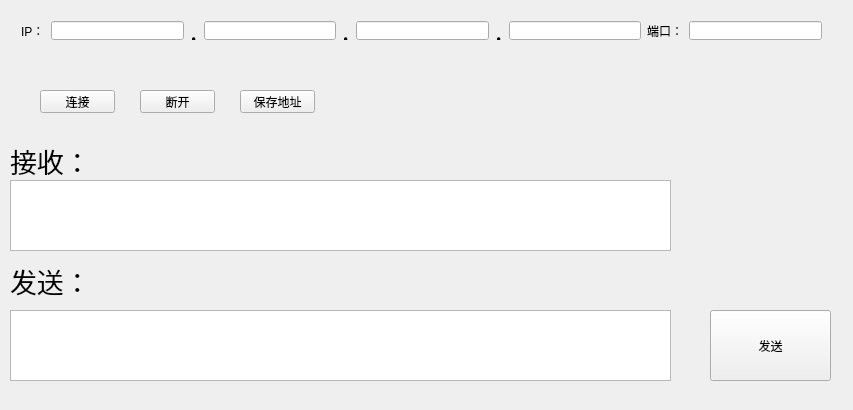
<?xml version="1.0" encoding="UTF-8"?>
<ui version="4.0">
 <class>NetworkCommunication</class>
 <widget class="QWidget" name="NetworkCommunication">
  <property name="geometry">
   <rect>
    <x>0</x>
    <y>0</y>
    <width>853</width>
    <height>410</height>
   </rect>
  </property>
  <property name="windowTitle">
   <string>NetworkCommunication</string>
  </property>
  <widget class="QLabel" name="label_12">
   <property name="geometry">
    <rect>
     <x>10</x>
     <y>260</y>
     <width>101</width>
     <height>41</height>
    </rect>
   </property>
   <property name="font">
    <font>
     <family>楷体</family>
     <pointsize>20</pointsize>
    </font>
   </property>
   <property name="text">
    <string>发送：</string>
   </property>
  </widget>
  <widget class="QPushButton" name="DisconnectButton">
   <property name="geometry">
    <rect>
     <x>140</x>
     <y>90</y>
     <width>75</width>
     <height>23</height>
    </rect>
   </property>
   <property name="text">
    <string>断开</string>
   </property>
  </widget>
  <widget class="QLabel" name="label_11">
   <property name="geometry">
    <rect>
     <x>10</x>
     <y>140</y>
     <width>101</width>
     <height>41</height>
    </rect>
   </property>
   <property name="font">
    <font>
     <family>楷体</family>
     <pointsize>20</pointsize>
    </font>
   </property>
   <property name="text">
    <string>接收：</string>
   </property>
  </widget>
  <widget class="QPushButton" name="SendButton">
   <property name="geometry">
    <rect>
     <x>710</x>
     <y>310</y>
     <width>121</width>
     <height>71</height>
    </rect>
   </property>
   <property name="text">
    <string>发送</string>
   </property>
  </widget>
  <widget class="QTextEdit" name="sendEdit">
   <property name="geometry">
    <rect>
     <x>10</x>
     <y>310</y>
     <width>661</width>
     <height>71</height>
    </rect>
   </property>
  </widget>
  <widget class="QWidget" name="layoutWidget">
   <property name="geometry">
    <rect>
     <x>10</x>
     <y>10</y>
     <width>823</width>
     <height>41</height>
    </rect>
   </property>
   <layout class="QHBoxLayout" name="horizontalLayout_8">
    <property name="sizeConstraint">
     <enum>QLayout::SetDefaultConstraint</enum>
    </property>
    <item>
     <widget class="QLabel" name="label_6">
      <property name="text">
       <string>IP：</string>
      </property>
     </widget>
    </item>
    <item>
     <widget class="QLineEdit" name="lineEdit_1"/>
    </item>
    <item>
     <widget class="QLabel" name="label_7">
      <property name="font">
       <font>
        <family>楷体</family>
        <pointsize>20</pointsize>
       </font>
      </property>
      <property name="text">
       <string>.</string>
      </property>
     </widget>
    </item>
    <item>
     <widget class="QLineEdit" name="lineEdit_2"/>
    </item>
    <item>
     <widget class="QLabel" name="label_8">
      <property name="font">
       <font>
        <family>楷体</family>
        <pointsize>20</pointsize>
       </font>
      </property>
      <property name="text">
       <string>.</string>
      </property>
     </widget>
    </item>
    <item>
     <widget class="QLineEdit" name="lineEdit_3"/>
    </item>
    <item>
     <widget class="QLabel" name="label_9">
      <property name="font">
       <font>
        <family>楷体</family>
        <pointsize>20</pointsize>
       </font>
      </property>
      <property name="text">
       <string>.</string>
      </property>
     </widget>
    </item>
    <item>
     <widget class="QLineEdit" name="lineEdit_4"/>
    </item>
    <item>
     <widget class="QLabel" name="label_10">
      <property name="text">
       <string>端口：</string>
      </property>
     </widget>
    </item>
    <item>
     <widget class="QLineEdit" name="lineEdit_5"/>
    </item>
   </layout>
  </widget>
  <widget class="QPushButton" name="ConnectButton">
   <property name="geometry">
    <rect>
     <x>40</x>
     <y>90</y>
     <width>75</width>
     <height>23</height>
    </rect>
   </property>
   <property name="text">
    <string>连接</string>
   </property>
  </widget>
  <widget class="QTextEdit" name="ReceiveEdit">
   <property name="geometry">
    <rect>
     <x>10</x>
     <y>180</y>
     <width>661</width>
     <height>71</height>
    </rect>
   </property>
  </widget>
  <widget class="QPushButton" name="SaveButton">
   <property name="geometry">
    <rect>
     <x>240</x>
     <y>90</y>
     <width>75</width>
     <height>23</height>
    </rect>
   </property>
   <property name="text">
    <string>保存地址</string>
   </property>
  </widget>
 </widget>
 <layoutdefault spacing="6" margin="11"/>
 <resources/>
 <connections/>
</ui>
